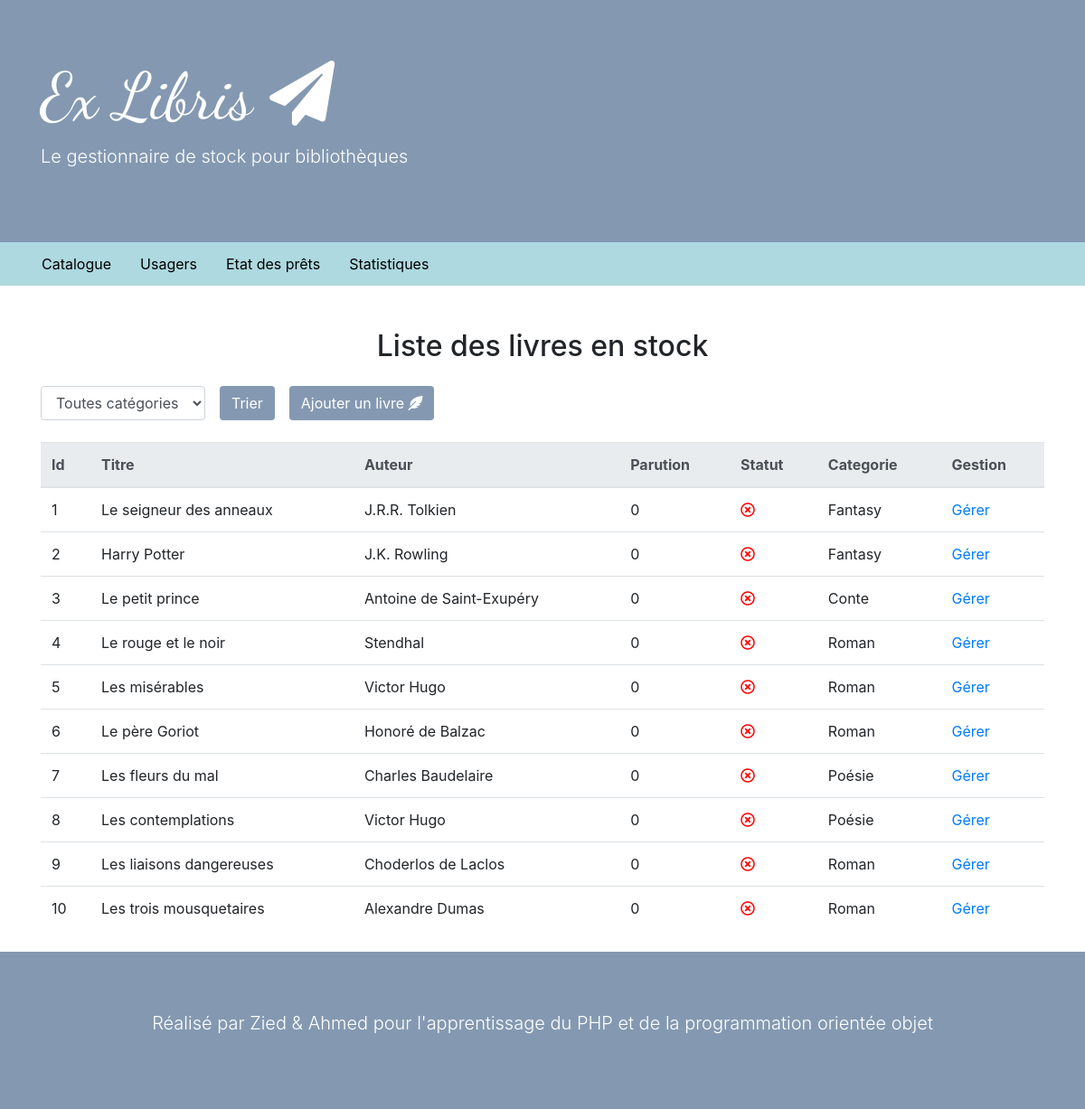
Screenshot of /librairie/controllers/index.php with the database file from the repository.
### tables this page shows
CREATE TABLE IF NOT EXISTS  `book` (
  `b_id` int(11) NOT NULL,
  `title` varchar(255) NOT NULL,
  `author` varchar(255) NOT NULL,
  `summary` text NOT NULL,
  `releaseDate` int(4) NOT NULL,
  `status` tinyint(4) NOT NULL,
  `user` int(11) DEFAULT NULL,
  `category` varchar(100) NOT NULL
);

### librairie/services/Hydrator.php (called while the page is built)
<?php
trait Hydrator {
  public function hydrate($data = false) {
    if($data && is_array($data)) {
      foreach ($data as $key => $value) {
        $method = "set" . ucfirst($key);
        if(method_exists($this, $method)) {
          $this->$method($value);
        }
      }
    }
  }
}
 ?>

### librairie/model/BookManager.php (called while the page is built, shortened)
<?php
final class BookManager {
  private PDO $_db;
  public function __construct() {
    $this->_db = Database::BD();
  }
  public function getBooks():array {
    $query = $this->_db->query('SELECT b_id, title, author, summary, releaseDate, status, category FROM book');
    $data = $query->fetchAll(PDO::FETCH_ASSOC);
    foreach ($data as $key => $value) {
      $data[$key] = new Book($value);
    }
    return $data;
  }
}
 ?>

### librairie/controllers/index.php (called while the page is built, shortened)
<?php
$bookManager = new BookManager();
if(!empty($_POST["sortBook"]) && $_POST["category"] != "false") {
  $books = $bookManager->getBooksByCategorie($_POST["category"]);
}
else{
  $books = $bookManager->getBooks();
}
include "../views/indexView.php";
 ?>

### librairie/model/Database.php (called while the page is built, shortened)
<?php
class Database
{
static public function BD() {
  $db = new PDO("mysql:host=" . self::HOST .";dbname=" . self::NAME , self::LOGIN, self::PASSWORD);
  return $db;
}
}
 ?>

### librairie/views/indexView.php (the view, shortened to what this page needs)
<?php
  include("template/header.php")
 ?>
<h2 class="text-center mb-4">Liste des livres en stock</h2>
<div class="flex">
  <form action="" method="post" class="flex">
    <select class="form-control mr-3" name="category">
      <option value="false">Toutes catégories</option>
    </select>
    <input class="btn bgViolet"type="submit" name="sortBook" value="Trier">
  </form>
  <button type="button" class="btn bgViolet ml-3" data-toggle="modal" data-target="#exampleModal">
    Ajouter un livre <i class="fas fa-feather-alt"></i>
  </button>
</div>
<table class="table mt-4">
  <thead class="thead-light bgBlue">
    <tr>
      <th scope="col">Id</th>
      <th scope="col">Titre</th>
      <th scope="col">Auteur</th>
      <th scope="col">Parution</th>
      <th scope="col">Statut</th>
      <th scope="col">Categorie</th>
      <th scope="col">Gestion</th>
    </tr>
  </thead>
  <tbody>
    <?php
        foreach ($books as $book) {
          echo "<tr>" .
          "<td>" . $book->getB_id() . "</td>" .
          "<td>" . $book->getTitle() . "</td>" .
          "<td>" . $book->getAuthor() . "</td>" .
          "<td>" . $book->getReleaseDate() . "</td>" .
          "<td>" . $book->getStatusIcon() . "</td>" .
          "<td>" . $book->getCategory() . "</td>" .
          "<td><a href=book.php?book=". $book->getB_id() ."> Gérer </a></td>" .
          "</tr>";
        }
     ?>
  </tbody>
</table>
 <?php
   include("template/footer.php")
  ?>

### librairie/entity/Book.php (shortened to what this page needs)
<?php
class Book {
  protected ?int $b_id;
  protected string $title;
  protected string $author;
  protected string $releaseDate;
  protected string $category;
  protected string $statusIcon;
  public function __construct(array $array) {
    $this->hydrate($array);
  }
  public function setB_id(int $id):Book {
    $this->b_id = $id;
    return $this;
  }
  public function getB_id():?int {
    return $this->b_id;
  }
  public function setTitle(string $title):Book {
    $this->title = $title;
    return $this;
  }
  public function getTitle():string {
    return $this->title;
  }
  public function setAuthor(string $author):Book {
    $this->author = $author;
    return $this;
  }
  public function getAuthor():string {
    return $this->author;
  }
  public function setSummary(string $summary):Book {
    return $this;
  }
  public function setReleaseDate(string $releaseDate):Book {
    $this->releaseDate = $releaseDate;
    return $this;
  }
  public function getReleaseDate():string {
    return $this->releaseDate;
  }
  public function setCategory(string $category):Book {
    $this->category = $category;
    return $this;
  }
  public function getCategory():string {
    return $this->category;
  }
  public function setStatus(bool $status):Book {
    $this->setStatusIcon($status);
    return $this;
  }
  public function setStatusIcon(bool $status) {
    if($status) {
      $this->statusIcon = "<i class='far fa-check-circle' style='color:green'></i>";
    }
    else {
      $this->statusIcon = "<i class='far fa-times-circle' style='color:red'></i>";
    }
  }
  public function getStatusIcon():string {
    return $this->statusIcon;
  }
}
 ?>

### librairie/assets/css/main.css (style rules this page uses)
html { color: #222; font-size: 1em; line-height: 1.4; }
.bgViolet { background-color: #8499b1; color: white; }
.bgBlue { background-color: #aed9e0; }
.flex { display: flex; }

### rows the page displays
book: b_id "1", title "Le seigneur des anneaux", author "J.R.R. Tolkien", releaseDate "0", category "Fantasy"
book: b_id "2", title "Harry Potter", author "J.K. Rowling", releaseDate "0", category "Fantasy"
book: b_id "3", title "Le petit prince", author "Antoine de Saint-Exupéry", releaseDate "0", category "Conte"
book: b_id "4", title "Le rouge et le noir", author "Stendhal", releaseDate "0", category "Roman"
book: b_id "5", title "Les misérables", author "Victor Hugo", releaseDate "0", category "Roman"
book: b_id "6", title "Le père Goriot", author "Honoré de Balzac", releaseDate "0", category "Roman"
book: b_id "7", title "Les fleurs du mal", author "Charles Baudelaire", releaseDate "0", category "Poésie"
book: b_id "8", title "Les contemplations", author "Victor Hugo", releaseDate "0", category "Poésie"
book: b_id "9", title "Les liaisons dangereuses", author "Choderlos de Laclos", releaseDate "0", category "Roman"
book: b_id "10", title "Les trois mousquetaires", author "Alexandre Dumas", releaseDate "0", category "Roman"
